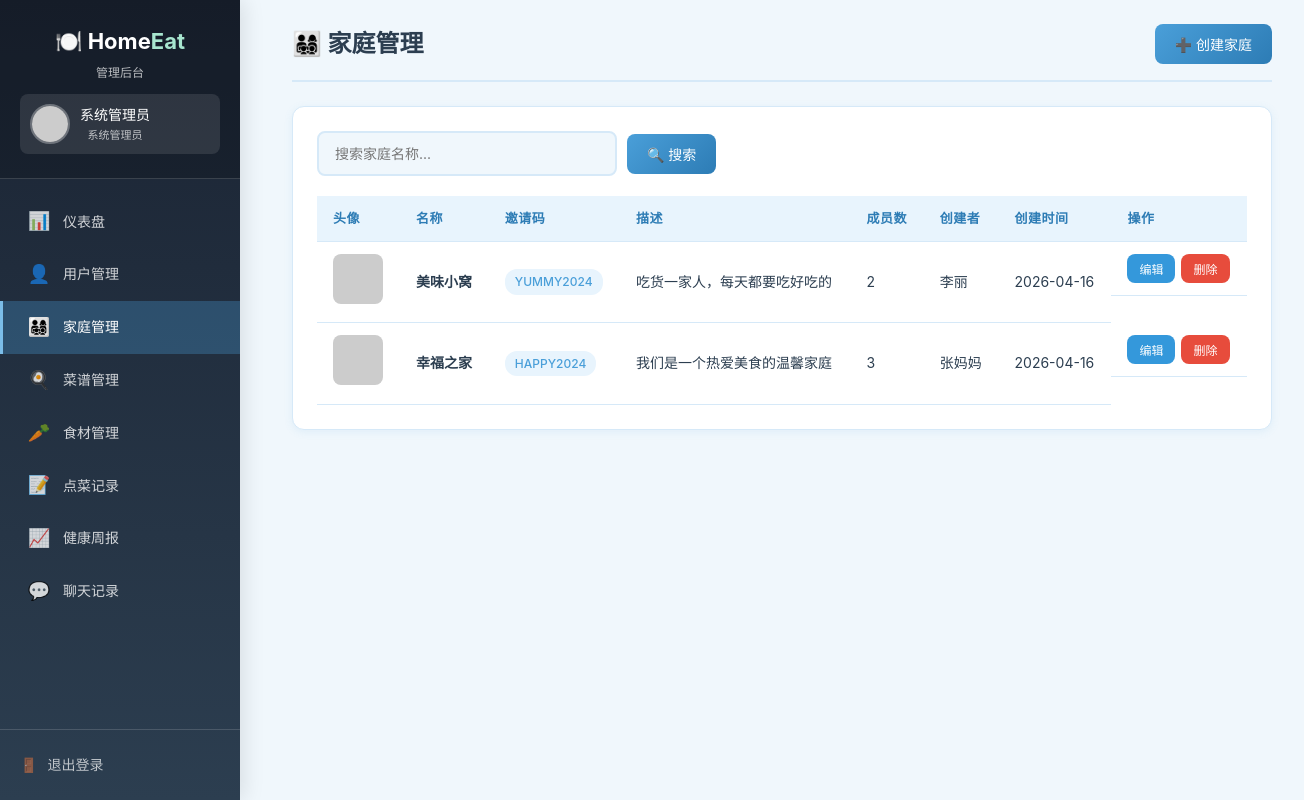
The page /admin/families (signed in) on the database its author committed.
### models.py (models this page shows)
class User(UserMixin, db.Model):
    __tablename__ = 'user'
    id = db.Column(db.Integer, primary_key=True)
    username = db.Column(db.String(50), unique=True, nullable=False)
    password = db.Column(db.String(200), nullable=False)
    role = db.Column(db.String(20), default='user')  # admin / user
    nickname = db.Column(db.String(50), default='')
    avatar = db.Column(db.String(200), default='')
    gender = db.Column(db.String(10), default='')
    age = db.Column(db.Integer, default=0)
    height = db.Column(db.Float, default=0)
    weight = db.Column(db.Float, default=0)
    diseases = db.Column(db.Text, default='')  # 慢性疾病
    allergies = db.Column(db.Text, default='')  # 过敏史
    special_diet = db.Column(db.Text, default='')  # 特殊饮食需求
    taste_likes = db.Column(db.Text, default='')  # 喜欢的口味
    taste_dislikes = db.Column(db.Text, default='')  # 忌口食材
    health_goal = db.Column(db.Text, default='')  # 健康目标
    family_id = db.Column(db.Integer, db.ForeignKey('family.id'), nullable=True)
    is_family_admin = db.Column(db.Boolean, default=False)
    created_at = db.Column(db.DateTime, default=datetime.now)
    family = db.relationship('Family', foreign_keys=[family_id], backref=db.backref('members', lazy=True))

class Family(db.Model):
    __tablename__ = 'family'
    id = db.Column(db.Integer, primary_key=True)
    name = db.Column(db.String(100), nullable=False)
    invite_code = db.Column(db.String(20), unique=True, nullable=False)
    description = db.Column(db.Text, default='')
    avatar = db.Column(db.String(200), default='')
    created_by = db.Column(db.Integer, db.ForeignKey('user.id'))
    created_at = db.Column(db.DateTime, default=datetime.now)
    creator = db.relationship('User', foreign_keys=[created_by])

### app.py (the view)
@app.route('/admin/families')
@login_required
@admin_required
def admin_families():
    page = request.args.get('page', 1, type=int)
    keyword = request.args.get('keyword', '')
    query = Family.query
    if keyword:
        query = query.filter(Family.name.like(f'%{keyword}%'))
    pagination = query.order_by(Family.created_at.desc()).paginate(page=page, per_page=10, error_out=False)
    return render_template('admin/families.html', pagination=pagination, keyword=keyword)

### app.py (called while the page is built)
@login_manager.user_loader
def load_user(user_id):
    return User.query.get(int(user_id))

def admin_required(f):
    @wraps(f)
    def decorated_function(*args, **kwargs):
        if not current_user.is_authenticated or current_user.role != 'admin':
            flash('需要管理员权限', 'error')
            return redirect(url_for('login'))
        return f(*args, **kwargs)
    return decorated_function

### templates/admin/families.html (shortened to what this page needs)
{% extends "admin/base.html" %}
{% block content %}
<div class="page-header">
    <h2>👨‍👩‍👧‍👦 家庭管理</h2>
    <button class="btn btn-primary" onclick="openModal('addModal')">➕ 创建家庭</button>
</div>
<div class="card">
    <form class="search-bar" method="GET">
        <input type="text" name="keyword" class="form-control" placeholder="搜索家庭名称..." value="{{ keyword }}">
        <button class="btn btn-primary">🔍 搜索</button>
    </form>
    <div class="table-wrapper">
        <table class="data-table">
            <thead><tr><th>头像</th><th>名称</th><th>邀请码</th><th>描述</th><th>成员数</th><th>创建者</th><th>创建时间</th><th>操作</th></tr></thead>
            <tbody>
            {% for family in pagination.items %}
            <tr>
                <td><img src="{{ family.avatar or 'https://via.placeholder.com/40' }}" class="table-img"></td>
                <td><strong>{{ family.name }}</strong></td>
                <td><span class="badge badge-primary">{{ family.invite_code }}</span></td>
                <td>{{ family.description[:30] if family.description else '-' }}{% if family.description and family.description|length > 30 %}...{% endif %}</td>
                <td>{{ family.members|length }}</td>
                <td>{{ family.creator.nickname if family.creator else '-' }}</td>
                <td>{{ family.created_at.strftime('%Y-%m-%d') if family.created_at else '-' }}</td>
                <td class="table-actions">
                    <button class="btn btn-info btn-sm" onclick="editFamily({{ family.id }},'{{ family.name }}','{{ family.description or '' }}')">编辑</button>
                    <button class="btn btn-danger btn-sm" onclick="confirmDelete('/admin/families/delete/{{ family.id }}','{{ family.name }}')">删除</button>
                </td>
            </tr>
            {% endfor %}
            </tbody>
        </table>
    </div>
</div>
{% endblock %}

### templates/admin/base.html (shortened to what this page needs)
<!DOCTYPE html>
<html lang="zh-CN">
<head>
    <link rel="stylesheet" href="/static/css/style.css">
</head>
<body>
<div class="user-layout">
    <aside class="user-sidebar admin-sidebar">
        <div class="sidebar-header">
            <h2>🍽️ Home<span>Eat</span></h2>
            <p style="font-size:12px;opacity:0.7;margin-top:4px;">管理后台</p>
            <div class="user-info">
                <img src="{{ current_user.avatar or 'https://via.placeholder.com/40' }}" alt="头像" class="user-avatar">
                <div>
                    <div class="user-name">{{ current_user.nickname }}</div>
                    <div class="user-role">系统管理员</div>
                </div>
            </div>
        </div>
        <nav class="sidebar-nav">
            <a href="/admin/dashboard" class="{% if request.endpoint == 'admin_dashboard' %}active{% endif %}">
                <span class="nav-icon">📊</span> <span>仪表盘</span>
            </a>
            <a href="/admin/users" class="{% if request.endpoint == 'admin_users' %}active{% endif %}">
                <span class="nav-icon">👤</span> <span>用户管理</span>
            </a>
            <a href="/admin/families" class="{% if request.endpoint == 'admin_families' %}active{% endif %}">
                <span class="nav-icon">👨‍👩‍👧‍👦</span> <span>家庭管理</span>
            </a>
            <a href="/admin/recipes" class="{% if request.endpoint == 'admin_recipes' %}active{% endif %}">
                <span class="nav-icon">🍳</span> <span>菜谱管理</span>
            </a>
            <a href="/admin/ingredients" class="{% if request.endpoint == 'admin_ingredients' %}active{% endif %}">
                <span class="nav-icon">🥕</span> <span>食材管理</span>
            </a>
            <a href="/admin/records" class="{% if request.endpoint == 'admin_records' %}active{% endif %}">
                <span class="nav-icon">📝</span> <span>点菜记录</span>
            </a>
            <a href="/admin/reports" class="{% if request.endpoint == 'admin_reports' %}active{% endif %}">
                <span class="nav-icon">📈</span> <span>健康周报</span>
            </a>
            <a href="/admin/chats" class="{% if request.endpoint == 'admin_chats' %}active{% endif %}">
                <span class="nav-icon">💬</span> <span>聊天记录</span>
            </a>
        </nav>
        <div class="sidebar-footer">
            <a href="/logout"><span class="nav-icon">🚪</span> 退出登录</a>
        </div>
    </aside>
    <main class="user-main">
        {% block content %}{% endblock %}
    </main>
</div>
</body>
</html>

### rows shown on the page
User: nickname "系统管理员"
Family: name "美味小窝", invite_code "YUMMY2024", description "吃货一家人，每天都要吃好吃的", members|length "2", creator "李丽", created_at "2026-04-16"
Family: name "幸福之家", invite_code "HAPPY2024", description "我们是一个热爱美食的温馨家庭", members|length "3", creator "张妈妈", created_at "2026-04-16"
